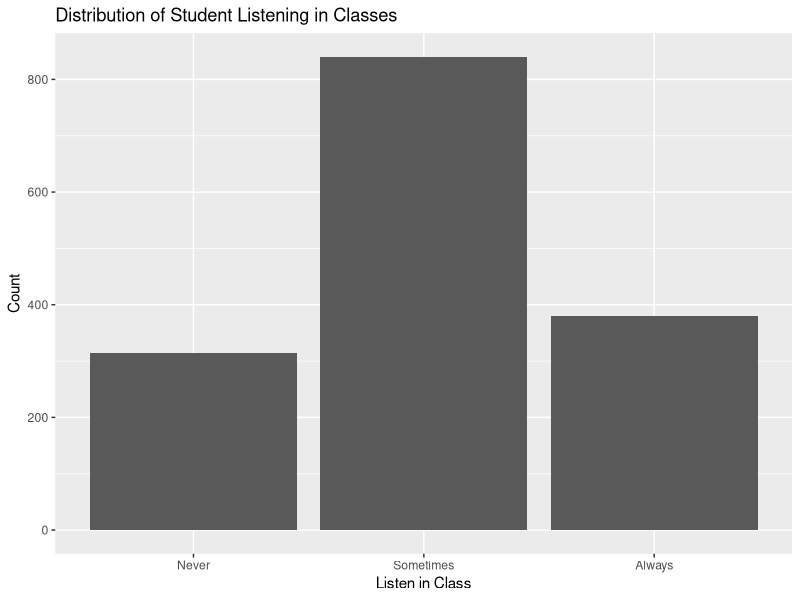
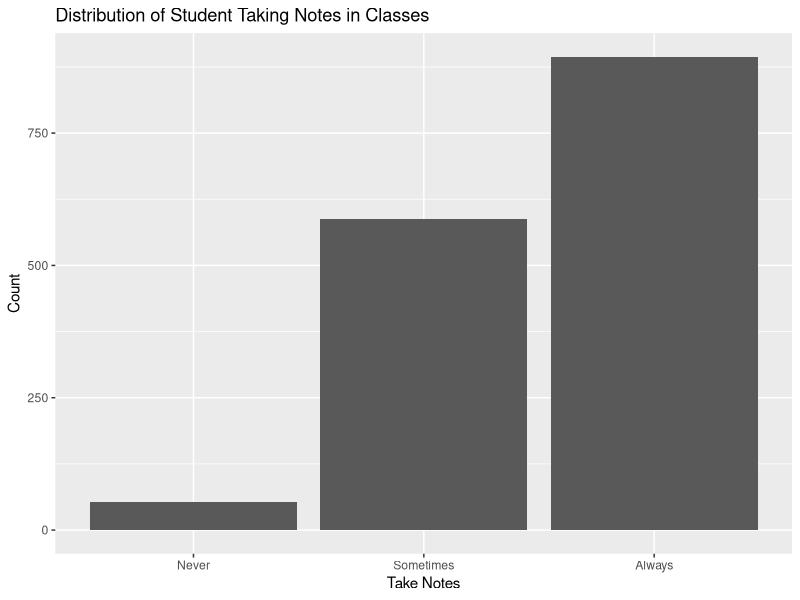
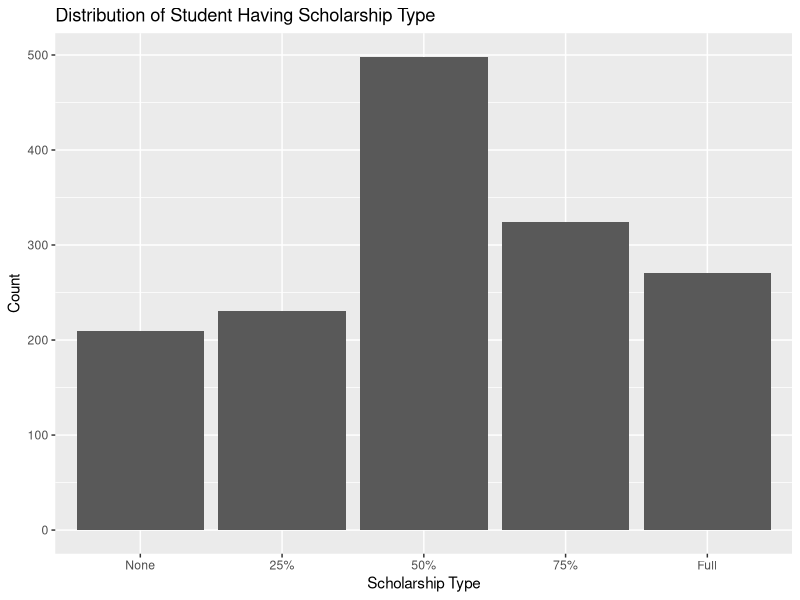
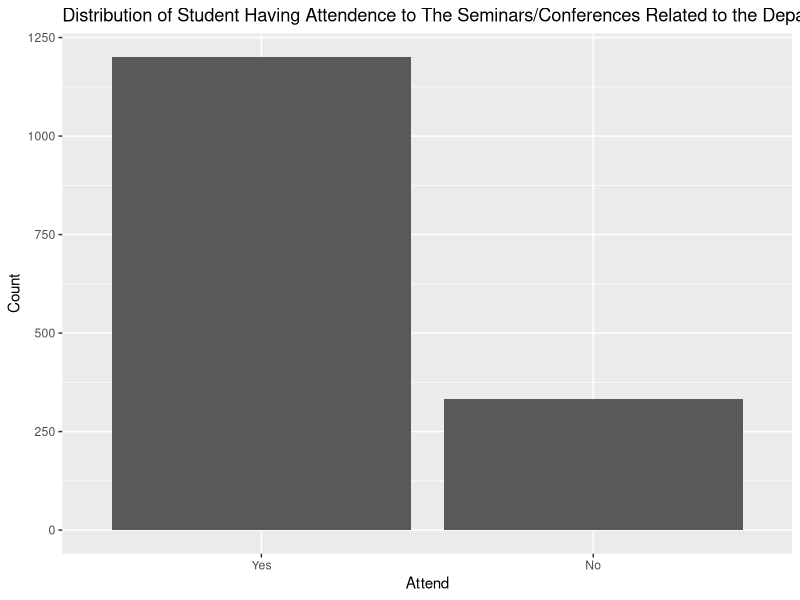
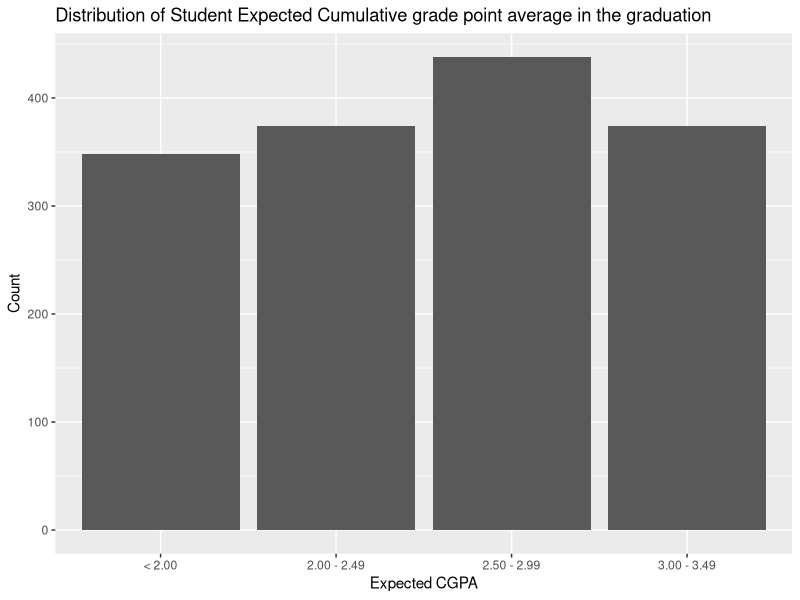
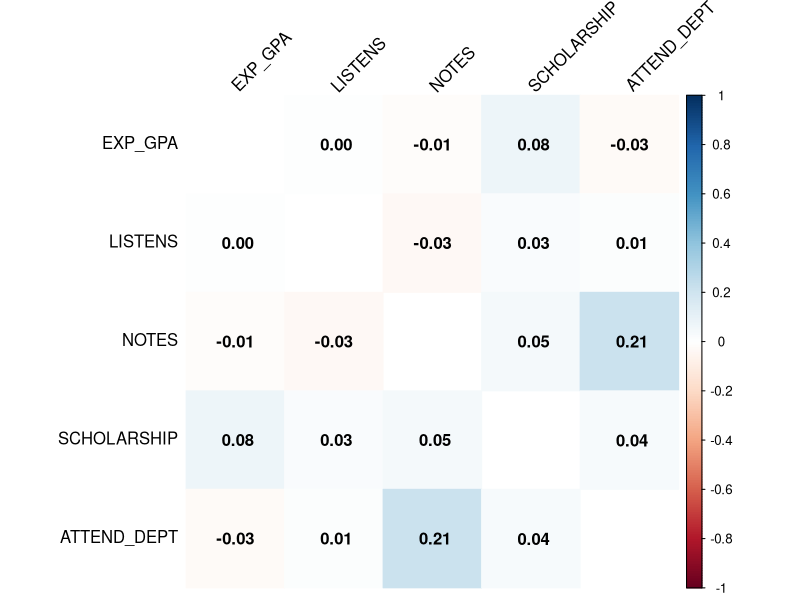
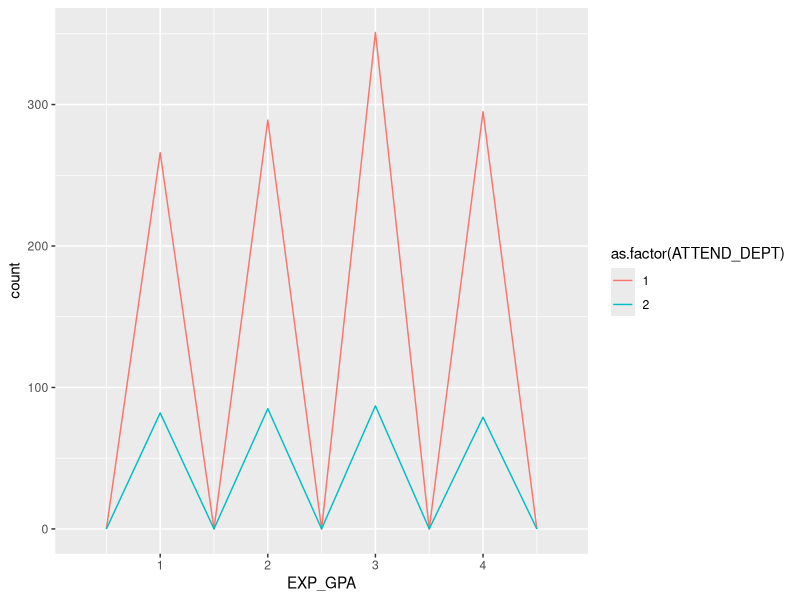
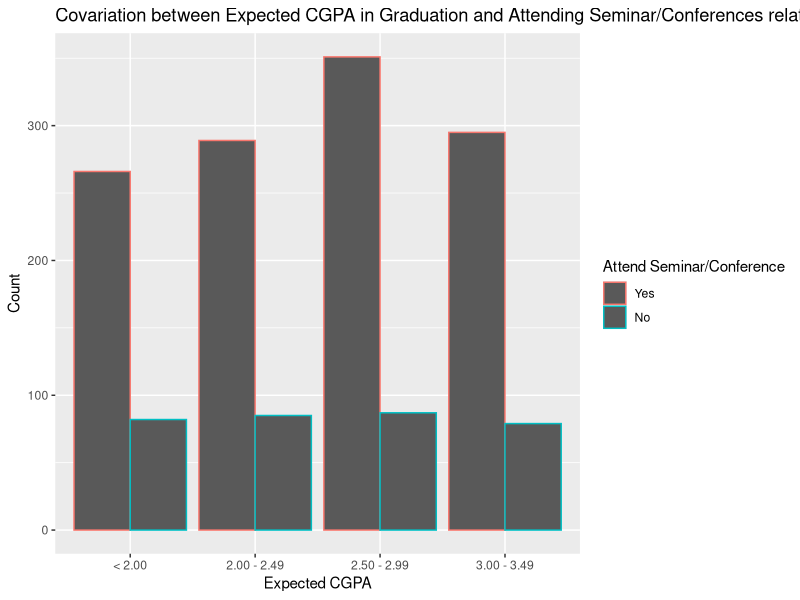

Here is the R script that generated these plots, in order: (Note: this script raises an error after producing the figures.)
### Data Import
# get current working directory
getwd()

# set working directory
setwd("C:/Users/GIGABYTE/Documents/project/r/assignment")

# install and load necessary packages
install.packages("ggplot2")
install.packages("dplyr")
install.packages("tidyverse")
library(ggplot2)
library(tidyverse)
library(dplyr)

# retrieve Data from given dataset csv file
studentData <- read.csv("student_prediction.csv")

# view dataset
view(studentData)


### Data Cleaning
# check dataset have any NA value
sum(is.na(studentData))

# check each column have any NA value
anyColNA <- sapply(studentData, anyNA)
anyColNA[1:33]

sapply(studentData, function(x) sum(is.na(x)))
sapply(studentData, function(x) mean(is.na(x)))



# validate dataset is data frame
is.data.frame(studentData)

# structure or datatype of dataset
str(studentData)

# column name
names(studentData)

# number of rows and columns
dim(studentData)

# summary of the dataset
summary(studentData)


# check how frequent student listening in class
ggplot(data = studentData) +
    geom_bar(mapping = aes(x = as.factor(LISTENS))) +
    labs(title = "Distribution of Student Listening in Classes", x = "Listen in Class", y = "Count") +
    scale_x_discrete(labels = c("1" = "Never", "2" = "Sometimes", "3" = "Always"))

# check how frequent student taking notes in class
ggplot(data = studentData) +
    geom_bar(mapping = aes(x = as.factor(NOTES))) +
    labs(title = "Distribution of Student Taking Notes in Classes", x = "Take Notes", y = "Count") +
    scale_x_discrete(labels = c("1" = "Never", "2" = "Sometimes", "3" = "Always"))

# check how many student taking the scholarship
ggplot(data = studentData) +
    geom_bar(mapping = aes(x = as.factor(SCHOLARSHIP))) +
    labs(title = "Distribution of Student Having Scholarship Type", x = "Scholarship Type", y = "Count") +
    scale_x_discrete(labels = c("1" = "None", "2" = "25%", "3" = "50%", "4" = "75%", "5" = "Full"))

# check how many student attend to the seminars / conference related to the department
ggplot(data = studentData) +
    geom_bar(mapping = aes(x = as.factor(ATTEND_DEPT))) +
    labs(title = "Distribution of Student Having Attendence to The Seminars/Conferences Related to the Department", x = "Attend", y = "Count") +
    scale_x_discrete(labels = c("1" = "Yes", "2" = "No"))

# check how many student having the Expected Cumulative GPA in graduation
ggplot(data = studentData) +
    geom_bar(mapping = aes(x = as.factor(EXP_GPA))) +
    labs(title = "Distribution of Student Expected Cumulative grade point average in the graduation", x = "Expected CGPA", y = "Count") +
    scale_x_discrete(labels = c("1" = "< 2.00", "2" = "2.00 - 2.49", "3" = "2.50 - 2.99", "4" = "3.00 - 3.49", "5" = "Above 3.49"))


# Check related columns correlation
library(corrplot)
filtered_data <- studentData %>%
    select(EXP_GPA, LISTENS, NOTES, SCHOLARSHIP, ATTEND_DEPT)

# Calculate the correlation matrix
correlation_matrix <- cor(filtered_data)

# Create the correlation plot
corrplot(correlation_matrix,
    method = "color",
    tl.col = "black", tl.srt = 45,
    diag = FALSE, addCoef.col = "black"
)


# Check all the related columns for our hypothesis
dataSet <- studentData %>%
    select(EXP_GPA, LISTENS, NOTES, SCHOLARSHIP, ATTEND_DEPT)
print(dataSet)

# line method plot
ggplot(data = dataSet, mapping = aes(x = EXP_GPA)) +
    geom_freqpoly(mapping = aes(colour = as.factor(ATTEND_DEPT)), binwidth = 0.5)

# BarChart Plotting for Covariation between EXP_GPA and ATTEND_DEPT
ggplot(data = dataSet, mapping = aes(x = as.factor(EXP_GPA))) +
    geom_bar(mapping = aes(colour = as.factor(ATTEND_DEPT)), position = "dodge") +
    labs(
        title = "Covariation between Expected CGPA in Graduation and Attending Seminar/Conferences related to Department",
        x = "Expected CGPA",
        y = "Count"
    ) +
    scale_x_discrete(labels = c("1" = "< 2.00", "2" = "2.00 - 2.49", "3" = "2.50 - 2.99", "4" = "3.00 - 3.49", "5" = "Above 3.49")) +
    scale_color_discrete(name = "Attend Seminar/Conference", labels = c("1" = "Yes", "2" = "No"))

# Point Area Chart Plotting for Covariation between EXP_GPA and ATTEND_DEPT
ggplot(data = dataSet, mapping = aes(x = as.factor(ATTEND_DEPT), y = as.factor(EXP_GPA))) +
    geom_count(mapping = aes(x = as.factor(ATTEND_DEPT), y = as.factor(EXP_GPA))) +
    labs(
        title = "Covariation between Expected CGPA in Graduation and Attending Seminar/Conferences related to Department",
        x = "Attend Seminar/Conference",
        y = "Expected CGPA"
    ) +
    scale_x_discrete(labels = c("1" = "Yes", "2" = "No")) +
    scale_y_discrete(labels = c("1" = "< 2.00", "2" = "2.00 - 2.49", "3" = "2.50 - 2.99", "4" = "3.00 - 3.49", "5" = "Above 3.49")) +
    scale_fill_discrete(name = "Attend Seminar/Conference")


# ggplot(data = dataSet, mapping = aes(x = EXP_GPA)) +
#     geom_freqpoly(mapping = aes(colour = as.factor(LISTENS)), binwidth = 0.5) +
#     labs(title = "Covariation between Expected Cumulative Grade POint Average in Graduation and Listening in Classes", x = "Expected CGPA") +
#     scale_x_discrete(labels = c("1" = "< 2.00", "2" = "2.00 - 2.49", "3" = "2.50 - 2.99", "4" = "3.00 - 3.49", "5" = "Above 3.49"))



# ggplot(data = dataSet, mapping = aes(x = as.factor(LISTENS), y = EXP_GPA)) +
#     geom_violin(aes(fill = as.factor(LISTENS)), trim = FALSE) +
#     labs(title = "Covariation between Expected Cumulative Grade Point Average in Graduation and Listening in Classes",
#          x = "Listen in Classes", y = "Expected CGPA") +
#     scale_x_discrete(labels = c("1" = "Never", "2" = "Sometimes", "3" = "Always")) +
#     scale_fill_discrete(name = "Listen in Classes")




SDF <- studentData %>%
    select(-STUDENTID)
round(cor(SDF), digits = 2)

#
DFQ4 <- studentData %>%
    select(ATTEND_DEPT, EXP_GPA)
print(DFQ4)
cor_result <- cor.test(DFQ4$ATTEND_DEPT, DFQ4$EXP_GPA)
print(cor_result)

DFQ4.1 <- table(SDF$ATTEND_DEPT, SDF$EXP_GPA)
print(chisq.test(DFQ4.1))

studentData %>% filter(CUML_GPA == 4)


#
att <- SDF$ATTEND_DEPT
egpa <- SDF$EXP_GPA

tbl <- table(att, egpa)
chisq.test(tbl)

library(ggplot2)
ggplot(studentData, aes(x = ATTEND_DEPT, y = EXP_GPA)) +
    geom_bar(position = "dodge") +
    labs(title = "abc", x = "Attend Seminar", y = "EXP GPA") +
    theme_minimal()
